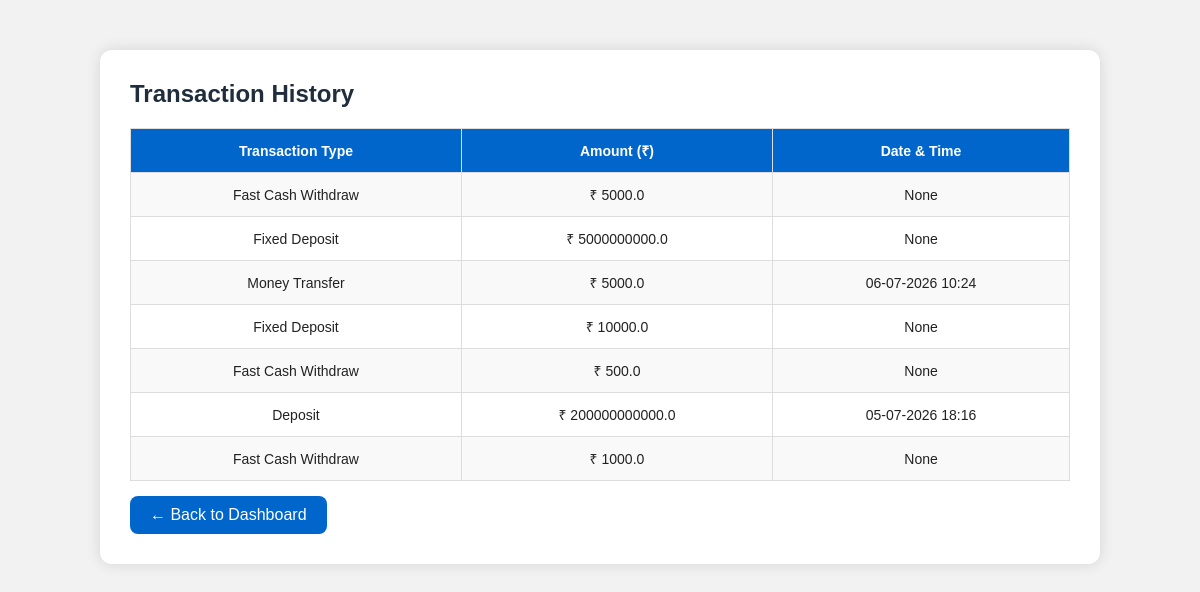
Page /history (signed in) on the earlier database version.
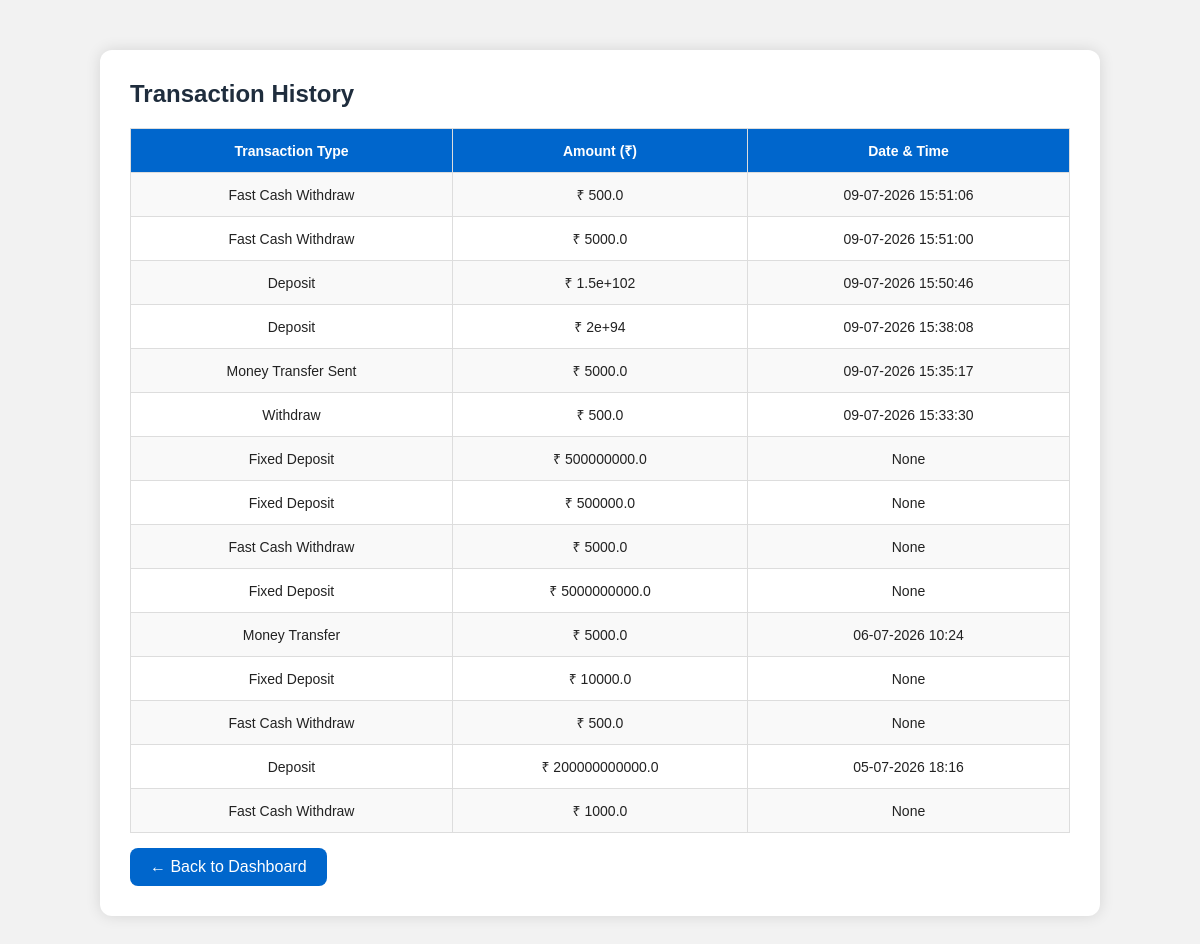
Same page on the later database version.
### tables this page shows
CREATE TABLE transactions(
        id INTEGER PRIMARY KEY AUTOINCREMENT,
        card TEXT,
        type TEXT,
        amount REAL,
        date TEXT
    );

### app.py (the view)
@app.route("/history")
def history():
    if not login_required():
        return redirect("/")
    conn = get_conn()
    c = conn.cursor()
    c.execute("""
        SELECT type, amount, date
        FROM transactions
        WHERE card=?
        ORDER BY id DESC
    """, (session["card"],))
    data = c.fetchall()
    conn.close()
    return render_template("history.html", data=data)

### app.py (called while the page is built)
@app.before_request
def make_session_permanent():
    session.permanent = True

def get_conn():
    return sqlite3.connect(DATABASE)

def login_required():
    return "card" in session

### templates/history.html (shortened to what this page needs)
<!DOCTYPE html>
<html lang="en">
<head>
    <link rel="stylesheet" href="{{ url_for('static', filename='style.css') }}">
</head>
<body>
<div class="container-wide">
    <h2>Transaction History</h2>
    {% if data %}
    <div class="table-wrapper">
        <table>
            <tr>
                <th>Transaction Type</th>
                <th>Amount (₹)</th>
                <th>Date & Time</th>
            </tr>
            {% for row in data %}
            <tr>
                <td>{{ row[0] }}</td>
                <td>₹ {{ row[1] }}</td>
                <td>{{ row[2] }}</td>
            </tr>
            {% endfor %}
        </table>
    </div>
    {% else %}
        <p>No transaction history found.</p>
    {% endif %}
    <a href="/dashboard" class="back">← Back to Dashboard</a>
</div>
</body>
</html>

### static/style.css (style rules this page uses)
* { margin:0; padding:0; box-sizing:border-box; font-family:Arial, Helvetica, sans-serif; }
body { background:#f2f2f2; color:#222; min-height:100vh; padding:20px; }
a { text-decoration:none; color:#0066cc; }
h1,h2,h3,h4 { margin-bottom:15px; color:#1f2d3d; }
.container-wide { width:100%; max-width:1000px; background:#fff; margin:30px auto; padding:30px; border-radius:12px; box-shadow:0 0 15px rgba(0,0,0,0.12); }
.table-wrapper { overflow-x:auto; margin-top:20px; }
table { width:100%; border-collapse:collapse; background:#fff; }
table th, table td { border:1px solid #ddd; padding:12px; text-align:center; font-size:14px; }
table th { background:#0066cc; color:white; }
table tr:nth-child(even) { background:#f9f9f9; }
.back { display:inline-block; margin-top:15px; padding:10px 20px; background:#0066cc; color:white; border-radius:8px; }

Differences in the rows shown:
added transactions: type "Fast Cash Withdraw", amount "500.0", date "09-07-2026 15:51:06"
added transactions: type "Fast Cash Withdraw", amount "5000.0", date "09-07-2026 15:51:00"
added transactions: type "Deposit", amount "1.5e+102", date "09-07-2026 15:50:46"
added transactions: type "Deposit", amount "2e+94", date "09-07-2026 15:38:08"
added transactions: type "Money Transfer Sent", amount "5000.0", date "09-07-2026 15:35:17"
added transactions: type "Withdraw", amount "500.0", date "09-07-2026 15:33:30"
added transactions: type "Fixed Deposit", amount "500000000.0", row "None"
added transactions: type "Fixed Deposit", amount "500000.0", row "None"
